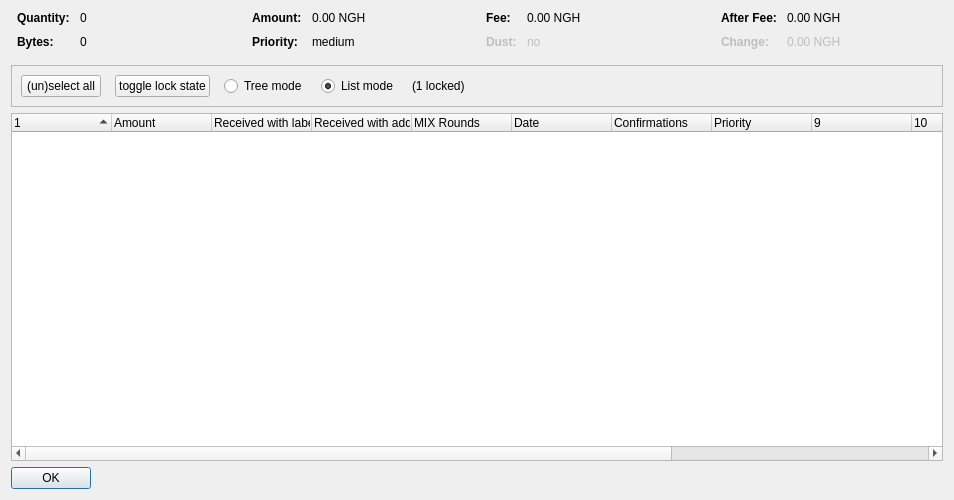
<?xml version="1.0" encoding="UTF-8"?>
<ui version="4.0">
 <class>CoinControlDialog</class>
 <widget class="QDialog" name="CoinControlDialog">
  <property name="geometry">
   <rect>
    <x>0</x>
    <y>0</y>
    <width>954</width>
    <height>500</height>
   </rect>
  </property>
  <property name="windowTitle">
   <string>Coin Selection</string>
  </property>
  <layout class="QVBoxLayout" name="verticalLayout">
   <item>
    <layout class="QHBoxLayout" name="horizontalLayoutTop" stretch="0,0,0,0">
     <property name="topMargin">
      <number>0</number>
     </property>
     <property name="bottomMargin">
      <number>10</number>
     </property>
     <item>
      <layout class="QFormLayout" name="formLayoutCoinControl1">
       <property name="horizontalSpacing">
        <number>10</number>
       </property>
       <property name="verticalSpacing">
        <number>10</number>
       </property>
       <property name="leftMargin">
        <number>6</number>
       </property>
       <property name="rightMargin">
        <number>6</number>
       </property>
       <item row="0" column="0">
        <widget class="QLabel" name="labelCoinControlQuantityText">
         <property name="font">
          <font>
           <weight>75</weight>
           <bold>true</bold>
          </font>
         </property>
         <property name="text">
          <string>Quantity:</string>
         </property>
        </widget>
       </item>
       <item row="0" column="1">
        <widget class="QLabel" name="labelCoinControlQuantity">
         <property name="cursor">
          <cursorShape>IBeamCursor</cursorShape>
         </property>
         <property name="contextMenuPolicy">
          <enum>Qt::ActionsContextMenu</enum>
         </property>
         <property name="text">
          <string notr="true">0</string>
         </property>
         <property name="textInteractionFlags">
          <set>Qt::LinksAccessibleByMouse|Qt::TextSelectableByKeyboard|Qt::TextSelectableByMouse</set>
         </property>
        </widget>
       </item>
       <item row="1" column="0">
        <widget class="QLabel" name="labelCoinControlBytesText">
         <property name="font">
          <font>
           <weight>75</weight>
           <bold>true</bold>
          </font>
         </property>
         <property name="text">
          <string>Bytes:</string>
         </property>
        </widget>
       </item>
       <item row="1" column="1">
        <widget class="QLabel" name="labelCoinControlBytes">
         <property name="cursor">
          <cursorShape>IBeamCursor</cursorShape>
         </property>
         <property name="contextMenuPolicy">
          <enum>Qt::ActionsContextMenu</enum>
         </property>
         <property name="text">
          <string notr="true">0</string>
         </property>
         <property name="textInteractionFlags">
          <set>Qt::LinksAccessibleByMouse|Qt::TextSelectableByKeyboard|Qt::TextSelectableByMouse</set>
         </property>
        </widget>
       </item>
      </layout>
     </item>
     <item>
      <layout class="QFormLayout" name="formLayoutCoinControl2">
       <property name="horizontalSpacing">
        <number>10</number>
       </property>
       <property name="verticalSpacing">
        <number>10</number>
       </property>
       <property name="leftMargin">
        <number>6</number>
       </property>
       <property name="rightMargin">
        <number>6</number>
       </property>
       <item row="0" column="0">
        <widget class="QLabel" name="labelCoinControlAmountText">
         <property name="font">
          <font>
           <weight>75</weight>
           <bold>true</bold>
          </font>
         </property>
         <property name="text">
          <string>Amount:</string>
         </property>
        </widget>
       </item>
       <item row="0" column="1">
        <widget class="QLabel" name="labelCoinControlAmount">
         <property name="cursor">
          <cursorShape>IBeamCursor</cursorShape>
         </property>
         <property name="contextMenuPolicy">
          <enum>Qt::ActionsContextMenu</enum>
         </property>
         <property name="text">
          <string notr="true">0.00 NGH</string>
         </property>
         <property name="textInteractionFlags">
          <set>Qt::LinksAccessibleByMouse|Qt::TextSelectableByKeyboard|Qt::TextSelectableByMouse</set>
         </property>
        </widget>
       </item>
       <item row="1" column="0">
        <widget class="QLabel" name="labelCoinControlPriorityText">
         <property name="font">
          <font>
           <weight>75</weight>
           <bold>true</bold>
          </font>
         </property>
         <property name="text">
          <string>Priority:</string>
         </property>
        </widget>
       </item>
       <item row="1" column="1">
        <widget class="QLabel" name="labelCoinControlPriority">
         <property name="cursor">
          <cursorShape>IBeamCursor</cursorShape>
         </property>
         <property name="contextMenuPolicy">
          <enum>Qt::ActionsContextMenu</enum>
         </property>
         <property name="text">
          <string>medium</string>
         </property>
         <property name="textInteractionFlags">
          <set>Qt::LinksAccessibleByMouse|Qt::TextSelectableByKeyboard|Qt::TextSelectableByMouse</set>
         </property>
        </widget>
       </item>
      </layout>
     </item>
     <item>
      <layout class="QFormLayout" name="formLayoutCoinControl3">
       <property name="horizontalSpacing">
        <number>10</number>
       </property>
       <property name="verticalSpacing">
        <number>10</number>
       </property>
       <property name="leftMargin">
        <number>6</number>
       </property>
       <property name="rightMargin">
        <number>6</number>
       </property>
       <item row="0" column="0">
        <widget class="QLabel" name="labelCoinControlFeeText">
         <property name="font">
          <font>
           <weight>75</weight>
           <bold>true</bold>
          </font>
         </property>
         <property name="text">
          <string>Fee:</string>
         </property>
        </widget>
       </item>
       <item row="0" column="1">
        <widget class="QLabel" name="labelCoinControlFee">
         <property name="cursor">
          <cursorShape>IBeamCursor</cursorShape>
         </property>
         <property name="contextMenuPolicy">
          <enum>Qt::ActionsContextMenu</enum>
         </property>
         <property name="text">
          <string notr="true">0.00 NGH</string>
         </property>
         <property name="textInteractionFlags">
          <set>Qt::LinksAccessibleByMouse|Qt::TextSelectableByKeyboard|Qt::TextSelectableByMouse</set>
         </property>
        </widget>
       </item>
       <item row="1" column="0">
        <widget class="QLabel" name="labelCoinControlLowOutputText">
         <property name="enabled">
          <bool>false</bool>
         </property>
         <property name="font">
          <font>
           <weight>75</weight>
           <bold>true</bold>
          </font>
         </property>
         <property name="text">
          <string>Dust:</string>
         </property>
        </widget>
       </item>
       <item row="1" column="1">
        <widget class="QLabel" name="labelCoinControlLowOutput">
         <property name="enabled">
          <bool>false</bool>
         </property>
         <property name="cursor">
          <cursorShape>IBeamCursor</cursorShape>
         </property>
         <property name="contextMenuPolicy">
          <enum>Qt::ActionsContextMenu</enum>
         </property>
         <property name="text">
          <string>no</string>
         </property>
         <property name="textInteractionFlags">
          <set>Qt::LinksAccessibleByMouse|Qt::TextSelectableByKeyboard|Qt::TextSelectableByMouse</set>
         </property>
        </widget>
       </item>
      </layout>
     </item>
     <item>
      <layout class="QFormLayout" name="formLayoutCoinControl4">
       <property name="horizontalSpacing">
        <number>10</number>
       </property>
       <property name="verticalSpacing">
        <number>10</number>
       </property>
       <property name="leftMargin">
        <number>6</number>
       </property>
       <property name="rightMargin">
        <number>6</number>
       </property>
       <item row="0" column="0">
        <widget class="QLabel" name="labelCoinControlAfterFeeText">
         <property name="font">
          <font>
           <weight>75</weight>
           <bold>true</bold>
          </font>
         </property>
         <property name="text">
          <string>After Fee:</string>
         </property>
        </widget>
       </item>
       <item row="0" column="1">
        <widget class="QLabel" name="labelCoinControlAfterFee">
         <property name="cursor">
          <cursorShape>IBeamCursor</cursorShape>
         </property>
         <property name="contextMenuPolicy">
          <enum>Qt::ActionsContextMenu</enum>
         </property>
         <property name="text">
          <string notr="true">0.00 NGH</string>
         </property>
         <property name="textInteractionFlags">
          <set>Qt::LinksAccessibleByMouse|Qt::TextSelectableByKeyboard|Qt::TextSelectableByMouse</set>
         </property>
        </widget>
       </item>
       <item row="1" column="0">
        <widget class="QLabel" name="labelCoinControlChangeText">
         <property name="enabled">
          <bool>false</bool>
         </property>
         <property name="font">
          <font>
           <weight>75</weight>
           <bold>true</bold>
          </font>
         </property>
         <property name="text">
          <string>Change:</string>
         </property>
        </widget>
       </item>
       <item row="1" column="1">
        <widget class="QLabel" name="labelCoinControlChange">
         <property name="enabled">
          <bool>false</bool>
         </property>
         <property name="cursor">
          <cursorShape>IBeamCursor</cursorShape>
         </property>
         <property name="contextMenuPolicy">
          <enum>Qt::ActionsContextMenu</enum>
         </property>
         <property name="text">
          <string notr="true">0.00 NGH</string>
         </property>
         <property name="textInteractionFlags">
          <set>Qt::LinksAccessibleByMouse|Qt::TextSelectableByKeyboard|Qt::TextSelectableByMouse</set>
         </property>
        </widget>
       </item>
      </layout>
     </item>
    </layout>
   </item>
   <item>
    <widget class="QFrame" name="frame">
     <property name="minimumSize">
      <size>
       <width>0</width>
       <height>40</height>
      </size>
     </property>
     <property name="frameShape">
      <enum>QFrame::StyledPanel</enum>
     </property>
     <property name="frameShadow">
      <enum>QFrame::Sunken</enum>
     </property>
     <layout class="QHBoxLayout" name="horizontalLayout">
      <item>
       <layout class="QHBoxLayout" name="horizontalLayoutPanel" stretch="0,0,0,0,0,0">
        <property name="spacing">
         <number>14</number>
        </property>
        <item>
         <widget class="QPushButton" name="pushButtonSelectAll">
          <property name="sizePolicy">
           <sizepolicy hsizetype="Maximum" vsizetype="Fixed">
            <horstretch>0</horstretch>
            <verstretch>0</verstretch>
           </sizepolicy>
          </property>
          <property name="text">
           <string>(un)select all</string>
          </property>
          <property name="autoDefault">
           <bool>false</bool>
          </property>
         </widget>
        </item>
        <item>
         <widget class="QPushButton" name="pushButtonToggleLock">
          <property name="sizePolicy">
           <sizepolicy hsizetype="Maximum" vsizetype="Fixed">
            <horstretch>0</horstretch>
            <verstretch>0</verstretch>
           </sizepolicy>
          </property>
          <property name="text">
           <string>toggle lock state</string>
          </property>
          <property name="autoDefault">
           <bool>false</bool>
          </property>
         </widget>
        </item>
        <item>
         <widget class="QRadioButton" name="radioTreeMode">
          <property name="sizePolicy">
           <sizepolicy hsizetype="Maximum" vsizetype="Fixed">
            <horstretch>0</horstretch>
            <verstretch>0</verstretch>
           </sizepolicy>
          </property>
          <property name="text">
           <string>Tree mode</string>
          </property>
         </widget>
        </item>
        <item>
         <widget class="QRadioButton" name="radioListMode">
          <property name="sizePolicy">
           <sizepolicy hsizetype="Maximum" vsizetype="Fixed">
            <horstretch>0</horstretch>
            <verstretch>0</verstretch>
           </sizepolicy>
          </property>
          <property name="text">
           <string>List mode</string>
          </property>
          <property name="checked">
           <bool>true</bool>
          </property>
         </widget>
        </item>
        <item>
         <widget class="QLabel" name="labelLocked">
          <property name="text">
           <string>(1 locked)</string>
          </property>
         </widget>
        </item>
        <item>
         <spacer name="horizontalSpacer">
          <property name="orientation">
           <enum>Qt::Horizontal</enum>
          </property>
          <property name="sizeHint" stdset="0">
           <size>
            <width>40</width>
            <height>20</height>
           </size>
          </property>
         </spacer>
        </item>
       </layout>
      </item>
     </layout>
    </widget>
   </item>
   <item>
    <widget class="CoinControlTreeWidget" name="treeWidget">
     <property name="contextMenuPolicy">
      <enum>Qt::CustomContextMenu</enum>
     </property>
     <property name="sortingEnabled">
      <bool>false</bool>
     </property>
     <property name="columnCount">
      <number>13</number>
     </property>
     <attribute name="headerShowSortIndicator" stdset="0">
      <bool>true</bool>
     </attribute>
     <attribute name="headerStretchLastSection">
      <bool>false</bool>
     </attribute>
     <column>
      <property name="text">
       <string/>
      </property>
     </column>
     <column>
      <property name="text">
       <string>Amount</string>
      </property>
     </column>
     <column>
      <property name="text">
       <string>Received with label</string>
      </property>
     </column>
     <column>
      <property name="text">
       <string>Received with address</string>
      </property>
     </column>
     <column>
      <property name="text">
       <string>MIX Rounds</string>
      </property>
     </column>
     <column>
      <property name="text">
       <string>Date</string>
      </property>
     </column>
     <column>
      <property name="text">
       <string>Confirmations</string>
      </property>
      <property name="toolTip">
       <string>Confirmed</string>
      </property>
     </column>
     <column>
      <property name="text">
       <string>Priority</string>
      </property>
     </column>
     <column>
      <property name="text">
       <string/>
      </property>
     </column>
     <column>
      <property name="text">
       <string/>
      </property>
     </column>
     <column>
      <property name="text">
       <string/>
      </property>
     </column>
     <column>
      <property name="text">
       <string/>
      </property>
     </column>
     <column>
      <property name="text">
       <string/>
      </property>
     </column>
    </widget>
   </item>
   <item>
    <widget class="QDialogButtonBox" name="buttonBox">
     <property name="sizePolicy">
      <sizepolicy hsizetype="Maximum" vsizetype="Fixed">
       <horstretch>0</horstretch>
       <verstretch>0</verstretch>
      </sizepolicy>
     </property>
     <property name="orientation">
      <enum>Qt::Horizontal</enum>
     </property>
     <property name="standardButtons">
      <set>QDialogButtonBox::Ok</set>
     </property>
    </widget>
   </item>
  </layout>
 </widget>
 <customwidgets>
  <customwidget>
   <class>CoinControlTreeWidget</class>
   <extends>QTreeWidget</extends>
   <header>coincontroltreewidget.h</header>
  </customwidget>
 </customwidgets>
 <resources/>
 <connections/>
</ui>
